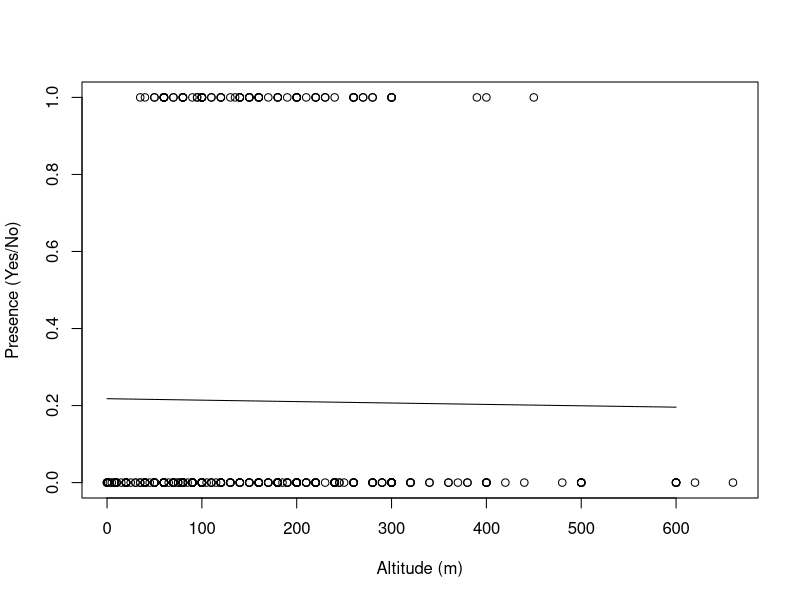
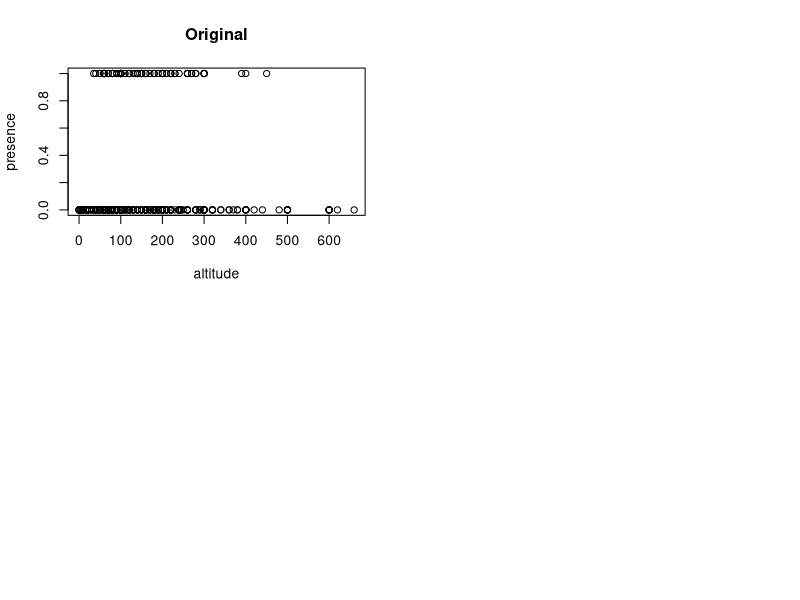

Write R code to recreate these figures, in order. (Note: this script raises an error after producing the figures.)
# Admin
setwd("/Users/tarineccleston/Documents/Masters/STATS 762/regression-for-DS/case-studies/kauri")

# Q1
kauri.df <- read.csv("kauri.csv", header = TRUE)
plot(presence ~ altitude, data = kauri.df, xlab = "Altitude (m)", ylab = "Presence (Yes/No)")

# Q2
kauri.fit <- glm(presence ~ altitude, data = kauri.df, family = "binomial")
summary(kauri.fit)

# Fit regression curve
xx <- seq(0, 600, length.out = 1000)
yy <- predict(kauri.fit, newdata = data.frame(altitude = xx), type = "response")
lines(xx, yy)

# Q3
# Make new dataset
n.kauri <- nrow(kauri.df)
new.kauri <- rbinom(n.kauri, 1, predict(kauri.fit, type = "response"))

# Compare real data wiuth simulated data
par(mfrow = c(2, 2))
plot(presence ~ altitude, data = kauri.df, main = "Original")
yy <- predict(kauri.fit, newdata = data.frame(presence = xx), type = "response")
lines(xx, yy)

plot(new.kauri ~ altitude, data = kauri.df, main = "Simulated 1")
# new.fit <- glm(new.kauri ~ altitude, family = binomial("probit"), data = kauri.df)
new.fit <- glm(new.kauri ~ altitude, family = "binomial", data = kauri.df)
yy <- predict(new.fit, newdata = data.frame(altitude = xx), type = "response")
lines(xx, yy)

n.kauri <- nrow(kauri.df)
new.kauri <- rbinom(n.kauri, 1, predict(kauri.fit, type = "response"))

plot(new.kauri ~ altitude, data = kauri.df, main = "Simulated 2")
# new.fit <- glm(new.kauri ~ altitude, family = binomial("probit"), data = kauri.df)
new.fit <- glm(new.kauri ~ altitude, family = "binomial", data = kauri.df)
yy <- predict(new.fit, newdata = data.frame(altitude = xx), type = "response")
lines(xx, yy)

n.kauri <- nrow(kauri.df)
new.kauri <- rbinom(n.kauri, 1, predict(kauri.fit, type = "response"))

plot(new.kauri ~ altitude, data = kauri.df, main = "Simulated 3")
# new.fit <- glm(new.kauri ~ altitude, family = binomial("probit"), data = kauri.df)
new.fit <- glm(new.kauri ~ altitude, family = "binomial", data = kauri.df)
yy <- predict(new.fit, newdata = data.frame(altitude = xx), type = "response")
lines(xx, yy)

# Simulated data has a stronger relationshop between altitude and presence. However this could be by chance
# Try bootstrapping to confirm / disprove this
# Greater variance at higher altitude -> poisson?????

# Bootstrapping
n.boots <- 10000
coef.boot <- matrix(0, nrow = n.boots, ncol = 2)
agep80.boot <- numeric(n.boots)
for (i in 1:n.boots){
  kauri.boot <- rbinom(n.kauri, 1, predict(kauri.fit, type = "response"))
  fit.boot <- glm(kauri.boot ~ altitude, family = "binomial", data = kauri.df)
  coef.boot[i, ] <- coef(fit.boot)
  agep80.boot[i] <- (0.84162 - coef(fit.boot)[1])/coef(fit.boot)[2]
}

# Lab 3

# Q1
# we use the square root, as we DON'T want a symmetric response, as there are some 
# kauri at higher altitudes as well
kauri_df <- read.csv("data/kauri.csv", header = TRUE)
kauri_fit <- glm(presence ~ sqrt(altitude) + altitude, data = kauri_df, family = "binomial")

par(mfrow = c(1, 1))
plot(presence ~ altitude, data = kauri_df, xlab = "Altitude (m)", ylab = "Presence (Yes/No)")
xx <- seq(0, 600, length.out = 1000)
yy <- predict(kauri_fit, newdata = data.frame(altitude = xx), type = "response")
lines(xx, yy)

# Q2

alpha_hat = kauri_fit$coefficients[2]^2 / (4 * kauri_fit$coefficients[3]^2)
# The optimum altitude is 164 m
abline(v = alpha_hat)

# Q3
# compute SE and confidence interval

# use parametric bootstrapping
n_kauri = nrow(kauri_df)
n_boots = 10000
coef_boot = matrix(0, nrow = n_boots, ncol = 3)
# make vector of altitudes for prediction
altitude_best_boot = numeric(n_boots)

for (i in 1:n_boots){
  kauri_boot = rbinom(n_kauri, 1, predict(kauri_fit, type = "response"))
  fit_boot = glm(presence ~ sqrt(altitude) + altitude, family = binomial(link = "logit"), data = kauri_df)
  coef_boot[i, ] = coef(fit_boot)
  altitude_best_boot[i] = fit_boot$coefficients[2]^2 / (4 * fit_boot$coefficients[3]^2)
}

altitude_best_boot_es = fit_boot$coefficients[2]^2 / (4 * fit_boot$coefficients[3]^2)
# standard error
altitude_best_se = sd(altitude_best_boot)

# we can use standard theory (i.e assuming a normal sampling dist) to get a
# confidence interval
conf_int = c(altitude_best_se - qnorm(0.975)*altitude_best_se, altitude_best_se + 1.96*altitude_best_se)

abline(v = conf_int[1])
abline(v = conf_int[2])


